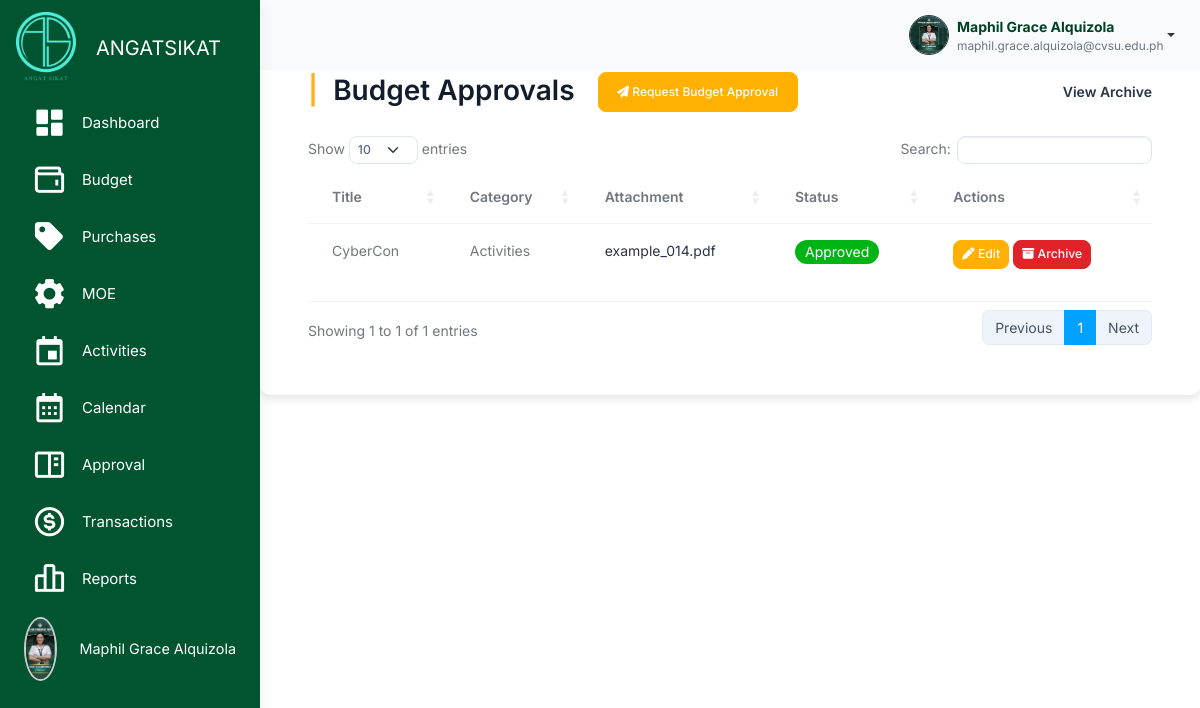
Before: /src/budget_management/budget_approval_table.php (signed in) with the older database file.
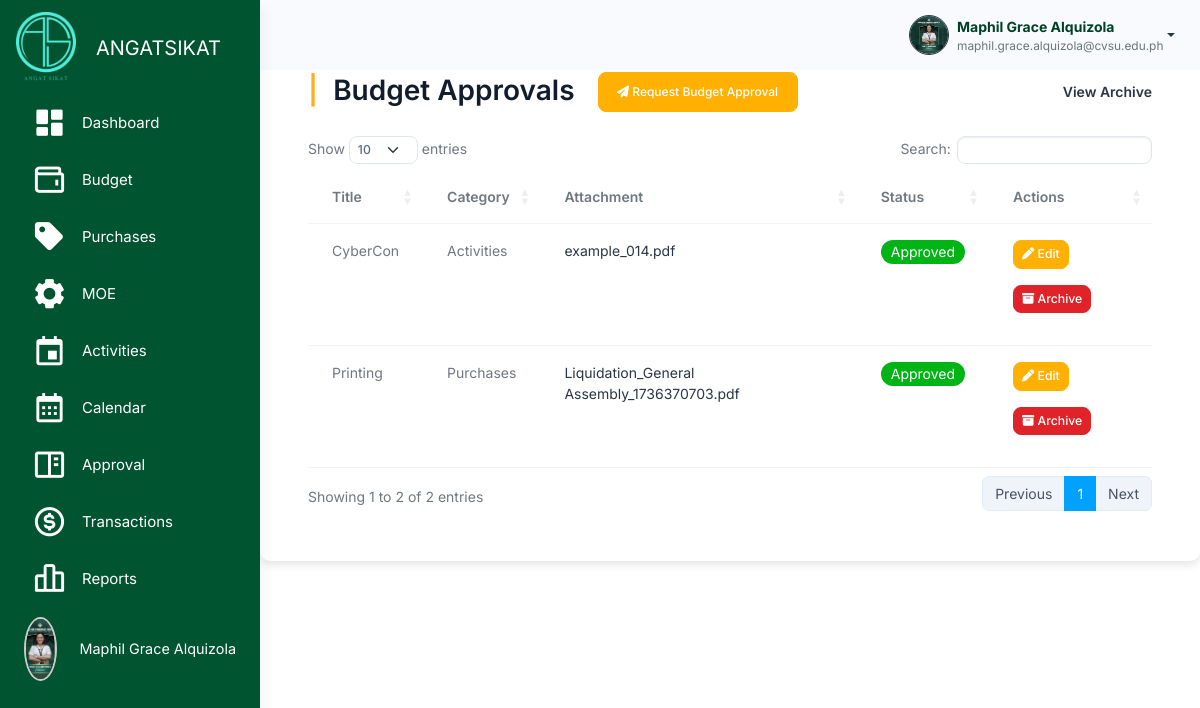
After: the same page with the newer database file.
### tables this page shows
CREATE TABLE `budget_approvals` (
  `approval_id` int(11) NOT NULL,
  `title` varchar(255) NOT NULL,
  `category` varchar(255) NOT NULL,
  `attachment` varchar(255) DEFAULT NULL,
  `status` enum('Pending','Approved','Disapproved') DEFAULT 'Pending',
  `organization_id` int(11) NOT NULL,
  `created_at` timestamp NOT NULL DEFAULT current_timestamp(),
  `archived` tinyint(1) DEFAULT 0
);

### src/session_check.php (called while the page is built, shortened)
<?php
$organization_id = $_SESSION['organization_id'];
?>

### src/budget_management/budget_approval_table.php (the view, shortened to what the changed rows need)
<?php
include '../connection.php';
include '../session_check.php';
?>
<!DOCTYPE html>
<html lang="en">
<head>
<link rel="stylesheet" href="https://cdn.jsdelivr.net/npm/bootstrap@5.3.0/dist/css/bootstrap.min.css">
<link rel="stylesheet" href="https://cdn.datatables.net/1.13.6/css/dataTables.bootstrap5.min.css">
<link rel="stylesheet" href="../assets/css/styles.min.css">
<link rel="stylesheet" href="../budget_management/css/budget.css">
<link href="https://unpkg.com/boxicons@2.1.4/css/boxicons.min.css" rel="stylesheet">
<link rel="stylesheet" href="https://cdnjs.cloudflare.com/ajax/libs/font-awesome/6.6.0/css/all.min.css">
<link rel="stylesheet" href="../activity_management/css/activities.css" />
</head>
<body>
    <div class="page-wrapper" id="main-wrapper" data-layout="vertical" data-navbarbg="skin6" data-sidebartype="full"
        data-sidebar-position="fixed" data-header-position="fixed">
        <div class="body-wrapper">
            <header class="app-header">
                <nav class="navbar navbar-expand-lg navbar-light">
                </nav>
            </header>
            <div class="container mt-4 p-5">
                <h2 class="mb-4 d-flex align-items-center justify-content-between">
                    <div>
                        <span class="text-warning fw-bold me-2">|</span> Budget Approvals
                        <button type="button" class="btn btn-primary ms-3" data-bs-toggle="modal"
                            data-bs-target="#budgetApprovalModal"
                            style="height: 40px; width: 200px; border-radius: 8px; font-size: 12px;">
                            <i class="fa-solid fa-paper-plane"></i> Request Budget Approval
                        </button>
                    </div>
                    <a href="budget_approvals_archive.php" class="text-gray text-decoration-none fw-bold"
                    style="font-size: 14px;">
                        View Archive
                    </a>
                </h2>
                <table id="budgetApprovalsTable" class="table mt-4">
                    <thead>
                        <tr>
                            <th>Title</th>
                            <th>Category</th>
                            <th>Attachment</th>
                            <th>Status</th>
                            <th>Actions</th>
                        </tr>
                    </thead>
                    <tbody>
                        <?php
                    $approvalsQuery = "SELECT * FROM budget_approvals WHERE organization_id = $organization_id AND archived = 0";
                    $approvalsResult = mysqli_query($conn, $approvalsQuery);
                    while ($row = mysqli_fetch_assoc($approvalsResult)) {
                        ?>
                        <tr>
                            <td>
                                <?php echo $row['title']; ?>
                            </td>
                            <td>
                                <?php echo ucfirst($row['category']); ?>
                            </td>
                            <td><a href="uploads/<?php echo $row['attachment']; ?>"
                                    class='link-offset-2 link-underline link-underline-opacity-0' target="_blank">
                                    <?php echo $row['attachment']; ?>
                                </a></td>
                            <td>
                                <?php
                                if ($row['status'] == 'Pending') {
                                    echo " <span class='badge rounded-pill pending'> ";
                                } else if ($row['status'] == 'Approved') {
                                    echo " <span class='badge rounded-pill approved'> ";
                                } else if ($row['status'] == 'Disapproved') {
                                    echo " <span class='badge rounded-pill disapproved'> ";
                                }
                                echo ucfirst($row['status']);
                                ?>
                                </span>
                            </td>
                            <td>
                                <button class='btn btn-primary btn-sm edit-btn mb-3' data-bs-toggle='modal'
                                    data-bs-target='#editBudgetApprovalModal'
                                    data-id="<?php echo $row['approval_id']; ?>"><i class='fa-solid fa-pen'></i> Edit
                                </button>
                                <button class='btn btn-danger btn-sm archive-btn mb-3'
                                    data-id="<?php echo $row['approval_id']; ?>"><i class='fa-solid fa-box-archive'></i>
                                    Archive</button>
                            </td>
                        </tr>
                        <?php
                    }
                    ?>
                    </tbody>
                </table>
            </div>
        </div>
    </div>
</body>
</html>

Changed rows visible on the page:
added budget_approvals: title "Printing", category "Purchases", attachment "Liquidation_General Assembly_1736370703.pdf", status "Approved"
Other visible differences:
text written by a page script: "Show entries Search: Showing 1 to 1 of 1 entries Previous 1 Next" → "Show entries Search: Showing 1 to 2 of 2 entries Previous 1 Next"
